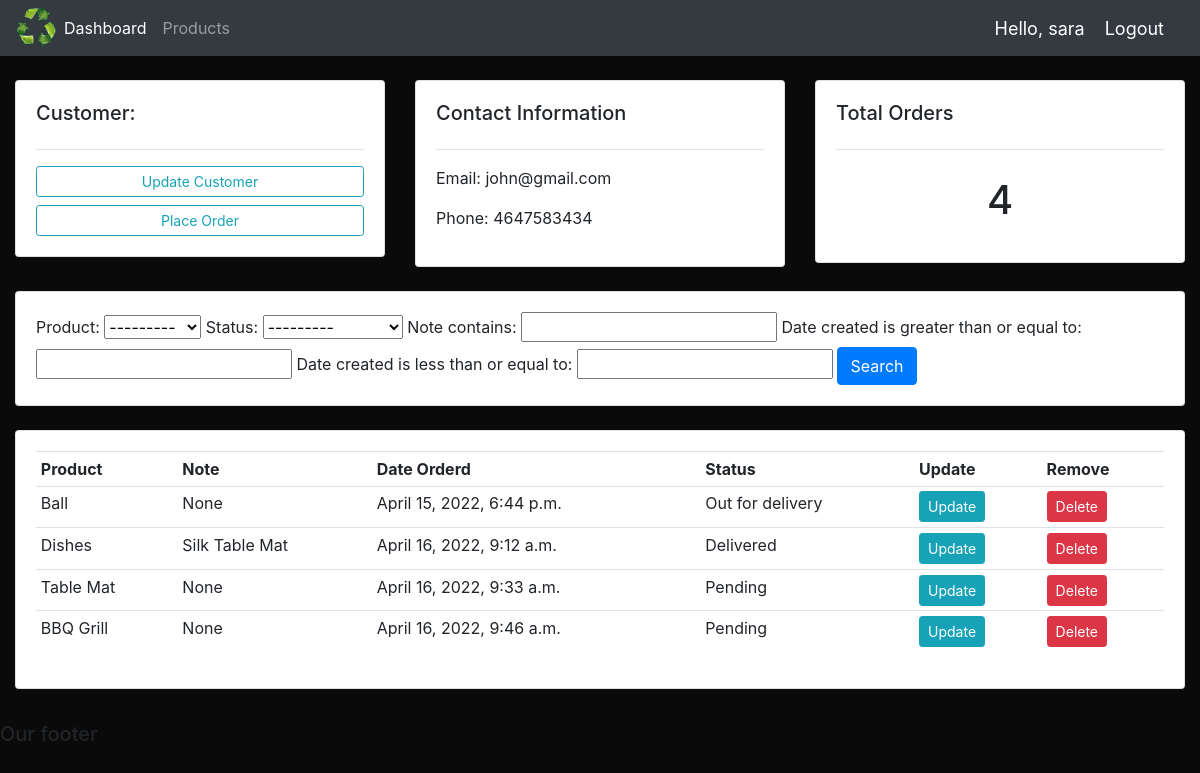
The app's page /customer/1/ (signed in) with its own data.
### recycle/models.py (models this page shows, shortened)
class Customer(models.Model):
	user = models.OneToOneField(User, null=True, blank=True, on_delete=models.CASCADE)
	name = models.CharField(max_length=200, null=True)
	phone = models.CharField(max_length=200, null=True)
	email = models.CharField(max_length=200, null=True)
	profile_pic = models.ImageField(default="profile1.png", null=True, blank=True)
	date_created = models.DateTimeField(auto_now_add=True, null=True)

class Order(models.Model):
	STATUS = (
			('Pending', 'Pending'),
			('Out for delivery', 'Out for delivery'),
			('Delivered', 'Delivered'),
			)
	customer =models.ForeignKey(Customer, null=True, on_delete=models.SET_NULL)
	product = models.ForeignKey(Product, null=True, on_delete=models.SET_NULL)
	date_created = models.DateTimeField(auto_now_add=True, null=True)
	status = models.CharField(max_length=200, null=True, choices=STATUS)
	note = models.CharField(max_length=1000, null=True)

class Product(models.Model):
	CATEGORY = (
			('Indoor', 'Indoor'),
			('Out Door', 'Out Door'),
			)
	name = models.CharField(max_length=200, null=True)
	price = models.FloatField(null=True)
	category = models.CharField(max_length=200, null=True, choices=CATEGORY)
	description = models.CharField(max_length=200, null=True, blank=True)
	date_created = models.DateTimeField(auto_now_add=True, null=True)
	tags=models.ManyToManyField(Tag)
	def __str__(self):
		return self.name

### recycle/views.py (the view)
# urls.py: path('customer/<str:pk_test>/', views.customer, name="customer"),
@login_required(login_url='login')
@allowed_users(allowed_roles=['admin'])
def customer(request, pk_test):
	customer = Customer.objects.get(id=pk_test)
	orders= customer.order_set.all()
	order_count = orders.count()
	myFilter = OrderFilter(request.GET, queryset=orders)
	orders = myFilter.qs
	context = {'customer':customer,'orders':orders,'order_count':order_count,'myFilter':myFilter}
	return render(request, 'recycle/customer.html', context)

### recycle/templates/recycle/customer.html
{%  extends 'recycle/main.html' %}
{% block content %}
	<br>
<div class="row">
	<div class="col-md">
		<div class="card card-body">
			<h5>Customer:</h5>
			<hr>
			<a class="btn btn-outline-info  btn-sm btn-block" href="">Update Customer</a>
			<a class="btn btn-outline-info  btn-sm btn-block" href="{% url 'create_order' customer.id %}">Place Order</a>
		</div>
	</div>
	<div class="col-md">
		<div class="card card-body">
			<h5>Contact Information</h5>
			<hr>
			<p>Email: {{customer.email}}</p>
			<p>Phone: {{customer.phone}}</p>
		</div>
	</div>
	<div class="col-md">
		<div class="card card-body">
			<h5>Total Orders</h5>
			<hr>
			<h1 style="text-align: center;padding: 10px">{{order_count}}</h1>
		</div>
	</div>
</div>
<br>
<div class="row">
	<div class="col">
		<div class="card card-body">
			<form method="get">
				{{myFilter.form}}
		    <button class="btn btn-primary" type="submit">Search</button>
		  </form>
		</div>
	</div>
</div>
<br>
<div class="row">
	<div class="col-md">
		<div class="card card-body">
			<table class="table table-sm">
				<tr>
					<th>Product</th>
					<th>Note</th>
					<th>Date Orderd</th>
					<th>Status</th>
					<th>Update</th>
					<th>Remove</th>
				</tr>
				{% for order in orders %}
				<tr>
					<td>{{order.product}}</td>
					<td>{{order.note}}</td>
					<td>{{order.date_created}}</td>
					<td>{{order.status}}</td>
					<td><a class="btn btn-sm btn-info" href="{% url 'update_order' order.id %}">Update</a></td>
					<td><a class="btn btn-sm btn-danger" href="{% url 'delete_order' order.id %}">Delete</a></td>
				</tr>
				{% endfor %}
			</table>
		</div>
	</div>
</div>
{% endblock %}

### recycle/templates/recycle/navbar.html (shortened to what this page needs)
{% load static %}
<nav class="navbar navbar-expand-lg navbar-dark bg-dark">
 <img src="{% static 'images/logo.png' %}", width="40">
  <div class="collapse navbar-collapse" id="navbarNav">
    <ul class="navbar-nav">
      {% if request.user.is_staff %}
      <li class="nav-item active">
        <a class="nav-link" href="{% url 'home' %}">Dashboard</a>
      </li>
      <li class="nav-item">
        <a class="nav-link" href="{% url 'products' %}">Products</a>
      </li>
      {% else %}
       <li class="nav-item">
        <a class="nav-link" href="{% url 'account' %}">Settings</a>
      </li>
      {% endif %}
    </ul>
  </div>
  <span class="hello-msg">Hello, {{request.user}}</span>
  <span ><a  class="hello-msg" href="{% url 'logout' %}">Logout</a></span>
</nav>

### static/css/main.css (style rules this page uses)
body { background-color: #0a0a0a; }

### recycle/templates/recycle/navbar.html (style rules this page uses)
.hello-msg { font-size: 18px; color: #fff; margin-right: 20px; }

### records on screen
Customer: email "john@gmail.com", phone "4647583434"
Order: product "Ball", note "None", date_created "April 15, 2022, 6:44 p.m.", status "Out for delivery"
Order: product "Dishes", note "Silk Table Mat", date_created "April 16, 2022, 9:12 a.m.", status "Delivered"
Order: product "Table Mat", note "None", date_created "April 16, 2022, 9:33 a.m.", status "Pending"
Order: product "BBQ Grill", note "None", date_created "April 16, 2022, 9:46 a.m.", status "Pending"

### other values on screen
{{ request.user }} "sara"
{{ order_count }} "4"
